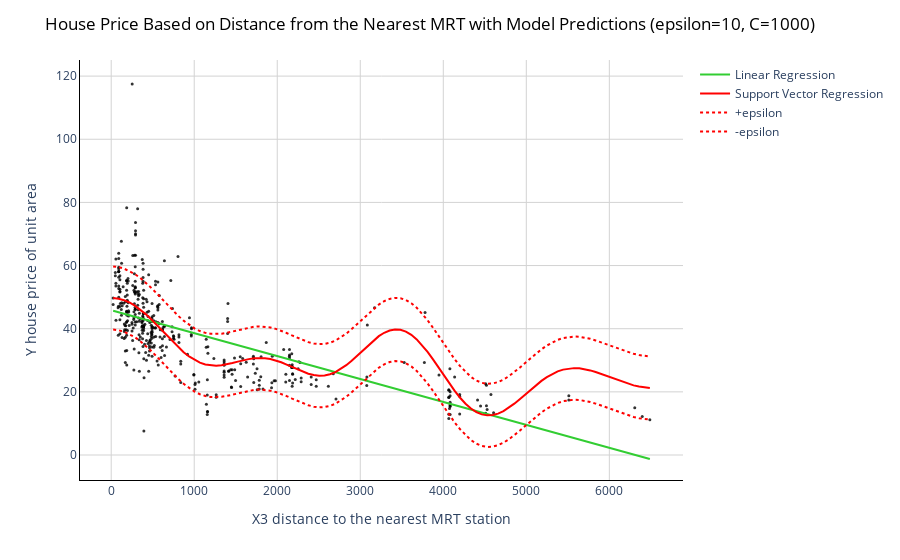

Here is the notebook cell this chart was saved with:
### Code cell
# Create a scatter plot
fig = px.scatter(df, x=df['X3 distance to the nearest MRT station'], y=df['Y house price of unit area'], 
                 opacity=0.8, color_discrete_sequence=['black'])

# Add a best-fit line
fig.add_traces(go.Scatter(x=x_range, y=y_lr, name='Linear Regression', line=dict(color='limegreen')))
fig.add_traces(go.Scatter(x=x_range, y=y_svr, name='Support Vector Regression', line=dict(color='red')))
#fig.add_traces(go.Scatter(x=x_range, y=y_svr+10, name='SVR +epsilon', line=dict(color='red', dash='dash')))
fig.add_traces(go.Scatter(x=x_range, y=y_svr+10, name='+epsilon', line=dict(color='red', dash='dot')))
fig.add_traces(go.Scatter(x=x_range, y=y_svr-10, name='-epsilon', line=dict(color='red', dash='dot')))

# Change chart background color
fig.update_layout(dict(plot_bgcolor = 'white'))

# Update axes lines
fig.update_xaxes(showgrid=True, gridwidth=1, gridcolor='lightgrey', 
                 zeroline=True, zerolinewidth=1, zerolinecolor='lightgrey', 
                 showline=True, linewidth=1, linecolor='black')

fig.update_yaxes(showgrid=True, gridwidth=1, gridcolor='lightgrey', 
                 zeroline=True, zerolinewidth=1, zerolinecolor='lightgrey', 
                 showline=True, linewidth=1, linecolor='black')

# Set figure title
fig.update_layout(title=dict(text="House Price Based on Distance from the Nearest MRT with Model Predictions (epsilon=10, C=1000)", 
                             font=dict(color='black')))

# Update marker size
fig.update_traces(marker=dict(size=3))

fig.show()
